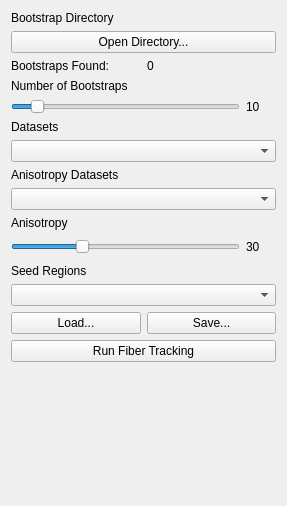
<?xml version="1.0" encoding="UTF-8"?>
<ui version="4.0">
 <class>BootstrapFiberTrackingForm</class>
 <widget class="QWidget" name="BootstrapFiberTrackingForm">
  <property name="geometry">
   <rect>
    <x>0</x>
    <y>0</y>
    <width>287</width>
    <height>506</height>
   </rect>
  </property>
  <property name="windowTitle">
   <string>Form</string>
  </property>
  <layout class="QVBoxLayout" name="verticalLayout">
   <item>
    <widget class="QLabel" name="labelBootstrapDirectory">
     <property name="text">
      <string>Bootstrap Directory</string>
     </property>
     <property name="alignment">
      <set>Qt::AlignLeading|Qt::AlignLeft|Qt::AlignVCenter</set>
     </property>
    </widget>
   </item>
   <item>
    <widget class="QPushButton" name="buttonBootstrapDirectory">
     <property name="text">
      <string>Open Directory...</string>
     </property>
    </widget>
   </item>
   <item>
    <layout class="QHBoxLayout" name="horizontalLayout">
     <item>
      <widget class="QLabel" name="labelBootstrapsFound">
       <property name="text">
        <string>Bootstraps Found:</string>
       </property>
       <property name="alignment">
        <set>Qt::AlignLeading|Qt::AlignLeft|Qt::AlignVCenter</set>
       </property>
      </widget>
     </item>
     <item>
      <widget class="QLabel" name="labelNrBootstrapsFound">
       <property name="text">
        <string>0</string>
       </property>
      </widget>
     </item>
    </layout>
   </item>
   <item>
    <widget class="QLabel" name="labelNrBootstraps">
     <property name="text">
      <string>Number of Bootstraps</string>
     </property>
     <property name="alignment">
      <set>Qt::AlignLeading|Qt::AlignLeft|Qt::AlignVCenter</set>
     </property>
    </widget>
   </item>
   <item>
    <layout class="QHBoxLayout" name="horizontalLayout_2">
     <item>
      <widget class="QSlider" name="sliderNrBootstraps">
       <property name="minimum">
        <number>1</number>
       </property>
       <property name="maximum">
        <number>100</number>
       </property>
       <property name="value">
        <number>10</number>
       </property>
       <property name="orientation">
        <enum>Qt::Horizontal</enum>
       </property>
      </widget>
     </item>
     <item>
      <widget class="QLabel" name="labelNrBootstrapsCounter">
       <property name="sizePolicy">
        <sizepolicy hsizetype="Fixed" vsizetype="Preferred">
         <horstretch>0</horstretch>
         <verstretch>0</verstretch>
        </sizepolicy>
       </property>
       <property name="minimumSize">
        <size>
         <width>30</width>
         <height>0</height>
        </size>
       </property>
       <property name="maximumSize">
        <size>
         <width>30</width>
         <height>16777215</height>
        </size>
       </property>
       <property name="text">
        <string>10</string>
       </property>
      </widget>
     </item>
    </layout>
   </item>
   <item>
    <widget class="QLabel" name="labelDatasets">
     <property name="text">
      <string>Datasets</string>
     </property>
    </widget>
   </item>
   <item>
    <widget class="QComboBox" name="comboDatasets"/>
   </item>
   <item>
    <widget class="QLabel" name="labelAnisotropyDataset">
     <property name="text">
      <string>Anisotropy Datasets</string>
     </property>
     <property name="alignment">
      <set>Qt::AlignLeading|Qt::AlignLeft|Qt::AlignVCenter</set>
     </property>
    </widget>
   </item>
   <item>
    <widget class="QComboBox" name="comboAnisotropyDatasets"/>
   </item>
   <item>
    <widget class="QLabel" name="labelAnisotropy">
     <property name="text">
      <string>Anisotropy</string>
     </property>
     <property name="alignment">
      <set>Qt::AlignLeading|Qt::AlignLeft|Qt::AlignVCenter</set>
     </property>
    </widget>
   </item>
   <item>
    <layout class="QHBoxLayout" name="horizontalLayout_3">
     <item>
      <widget class="QSlider" name="sliderAnisotropy">
       <property name="maximum">
        <number>100</number>
       </property>
       <property name="value">
        <number>30</number>
       </property>
       <property name="orientation">
        <enum>Qt::Horizontal</enum>
       </property>
      </widget>
     </item>
     <item>
      <widget class="QLabel" name="labelAnisotropyCounter">
       <property name="sizePolicy">
        <sizepolicy hsizetype="Fixed" vsizetype="Preferred">
         <horstretch>0</horstretch>
         <verstretch>0</verstretch>
        </sizepolicy>
       </property>
       <property name="minimumSize">
        <size>
         <width>30</width>
         <height>22</height>
        </size>
       </property>
       <property name="maximumSize">
        <size>
         <width>30</width>
         <height>22</height>
        </size>
       </property>
       <property name="text">
        <string>30</string>
       </property>
       <property name="alignment">
        <set>Qt::AlignLeading|Qt::AlignLeft|Qt::AlignVCenter</set>
       </property>
      </widget>
     </item>
    </layout>
   </item>
   <item>
    <widget class="QLabel" name="labelSeedRegions">
     <property name="text">
      <string>Seed Regions</string>
     </property>
    </widget>
   </item>
   <item>
    <layout class="QGridLayout" name="gridLayout">
     <item row="0" column="0" colspan="2">
      <widget class="QComboBox" name="comboSeedRegions"/>
     </item>
     <item row="1" column="0">
      <widget class="QPushButton" name="buttonLoad">
       <property name="text">
        <string>Load...</string>
       </property>
      </widget>
     </item>
     <item row="1" column="1">
      <widget class="QPushButton" name="buttonSave">
       <property name="text">
        <string>Save...</string>
       </property>
      </widget>
     </item>
    </layout>
   </item>
   <item>
    <widget class="QPushButton" name="buttonRun">
     <property name="text">
      <string>Run Fiber Tracking</string>
     </property>
    </widget>
   </item>
   <item>
    <spacer name="verticalSpacer">
     <property name="orientation">
      <enum>Qt::Vertical</enum>
     </property>
     <property name="sizeHint" stdset="0">
      <size>
       <width>20</width>
       <height>222</height>
      </size>
     </property>
    </spacer>
   </item>
  </layout>
 </widget>
 <resources/>
 <connections>
  <connection>
   <sender>sliderAnisotropy</sender>
   <signal>valueChanged(int)</signal>
   <receiver>labelAnisotropyCounter</receiver>
   <slot>setNum(int)</slot>
   <hints>
    <hint type="sourcelabel">
     <x>245</x>
     <y>86</y>
    </hint>
    <hint type="destinationlabel">
     <x>370</x>
     <y>86</y>
    </hint>
   </hints>
  </connection>
  <connection>
   <sender>sliderNrBootstraps</sender>
   <signal>valueChanged(int)</signal>
   <receiver>labelNrBootstrapsCounter</receiver>
   <slot>setNum(int)</slot>
   <hints>
    <hint type="sourcelabel">
     <x>202</x>
     <y>78</y>
    </hint>
    <hint type="destinationlabel">
     <x>277</x>
     <y>78</y>
    </hint>
   </hints>
  </connection>
 </connections>
</ui>
